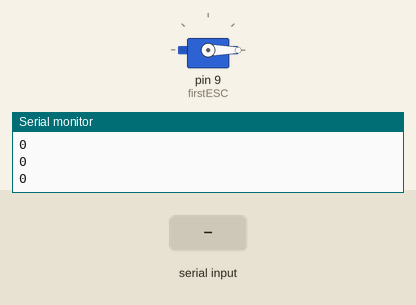
Simulated run of this sketch. Board: Arduino Uno, built with avr-gcc and run on an emulated ATmega328P. On the bench: servo, the last lines printed to the serial monitor. The test bench sets the inputs (shaded band).

Above: at 3.2 s.
3.3 s: "90,45\n" received over Serial
At 4.1 s:
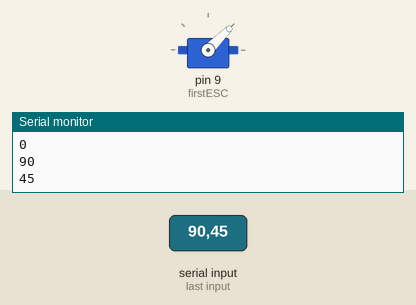
5.8 s: "30,150\n" received over Serial
At 6.6 s:
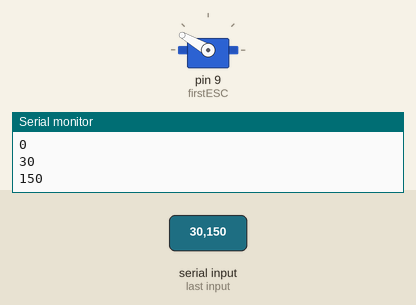
8.3 s: "200\n" received over Serial
At 9.1 s:
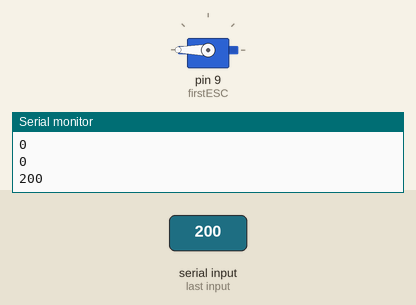
Timing chart, 0 to 11.3 s (numbered marks = the images above; inputs shaded):
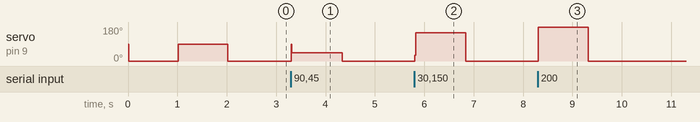

The sketch:

DroneAIRBASHONE.ino
```cpp
#include <Servo.h>


int val = 0; // set values you need to zero

Servo firstESC; //Create as much as Servoobject you want. You can controll 2 or more Servos at the same time

void setup() {

  firstESC.attach(9);    // attached to pin 9 I just do this with 1 Servo
  delay(15);
  Serial.begin(9600);    // start serial at 9600 baud


   firstESC.write(0);
   delay(1000);
   firstESC.write(90);
   delay(1000);
}

void loop() {

//First connect your ESC WITHOUT Arming. Then Open Serial and follo Instructions

  if(Serial.available())
    val = Serial.parseInt();    // Parse an Integer from Serial
    Serial.println(val);
    firstESC.write(val);
      delay(15);
}
```

Measured:
- after the input at 3.3 s, servo on pin 9 (firstESC): 0° → 45° at once, → 0° 1.0 s later
- after the input at 5.8 s, servo on pin 9 (firstESC): 0° → 150° at once, → 0° 1.0 s later
- after the input at 8.3 s, servo on pin 9 (firstESC): 0° → 180° at once, → 0° 1.0 s later
